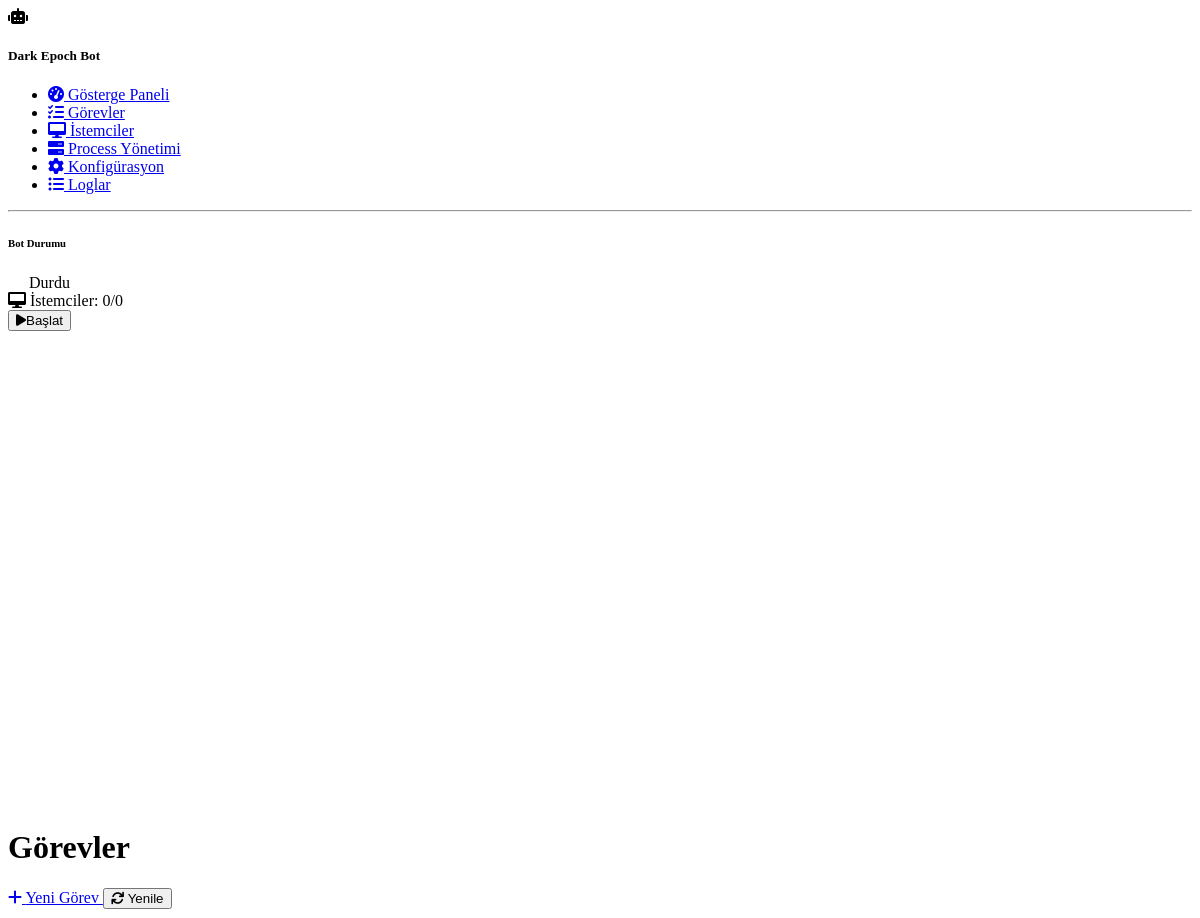
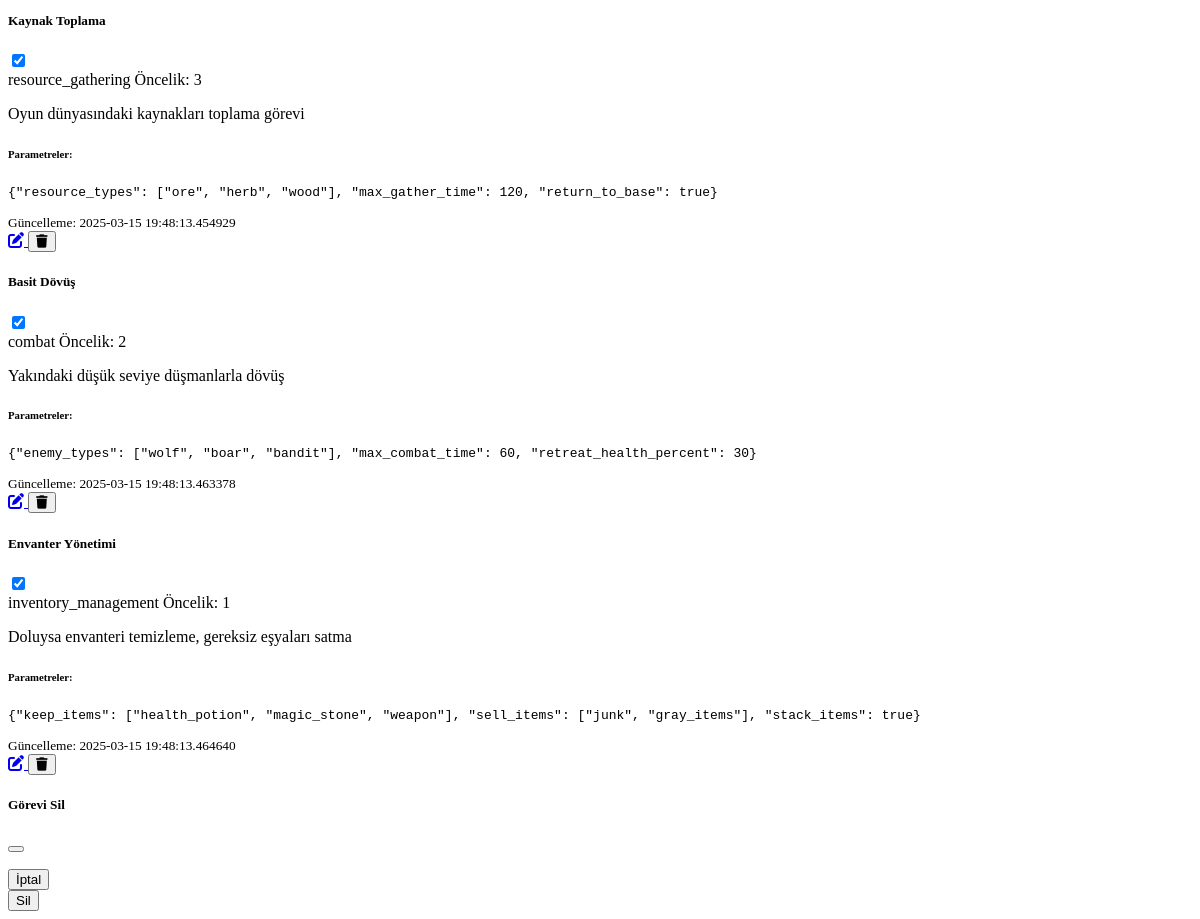
The page /tasks on the database its author committed (2 pictures, top to bottom).
### app.py (models this page shows, shortened)
class Task(db.Model):
    id = db.Column(db.Integer, primary_key=True)
    name = db.Column(db.String(100), nullable=False)
    description = db.Column(db.Text, nullable=True)
    type = db.Column(db.String(50), nullable=False)  # Görev tipi: resource_gathering, combat, etc.
    parameters = db.Column(db.Text, nullable=True)  # JSON formatında görev parametreleri
    priority = db.Column(db.Integer, default=1)
    enabled = db.Column(db.Boolean, default=True)
    created_at = db.Column(db.DateTime, default=datetime.utcnow)
    updated_at = db.Column(db.DateTime, default=datetime.utcnow, onupdate=datetime.utcnow)

### app.py (the view)
@app.route('/tasks')
def task_list():
    tasks = Task.query.order_by(Task.priority.desc(), Task.id).all()
    return render_template('tasks.html', tasks=tasks, bot_status=bot_status)

### templates/tasks.html (shortened to what this page needs)
{% extends 'base.html' %}
{% block content %}
<div class="d-flex justify-content-between flex-wrap flex-md-nowrap align-items-center pb-2 mb-3 border-bottom">
    <h1 class="h2">Görevler</h1>
    <div class="btn-toolbar mb-2 mb-md-0">
        <div class="btn-group me-2">
            <a href="{{ url_for('new_task') }}" class="btn btn-sm btn-outline-primary">
                <i class="fas fa-plus me-1"></i> Yeni Görev
            </a>
            <button type="button" class="btn btn-sm btn-outline-secondary" onclick="window.location.reload()">
                <i class="fas fa-sync me-1"></i> Yenile
            </button>
        </div>
    </div>
</div>
{% if tasks %}
<div class="row">
    {% for task in tasks %}
    <div class="col-md-6 col-xl-4 mb-4">
        <div class="card bg-dark border-secondary task-card h-100">
            <div class="card-header d-flex justify-content-between align-items-center {% if task.enabled %}border-success{% else %}border-danger{% endif %}">
                <h5 class="mb-0">{{ task.name }}</h5>
                <div class="form-check form-switch">
                    <form action="{{ url_for('toggle_task', task_id=task.id) }}" method="POST" id="toggleForm{{ task.id }}">
                        <input class="form-check-input" type="checkbox" id="taskEnabled{{ task.id }}"
                               {% if task.enabled %}checked{% endif %}
                               onchange="document.getElementById('toggleForm{{ task.id }}').submit()">
                    </form>
                </div>
            </div>
            <div class="card-body">
                <div class="mb-3">
                    <span class="badge bg-info">{{ task.type }}</span>
                    <span class="badge bg-primary">Öncelik: {{ task.priority }}</span>
                </div>
                <p class="card-text">{{ task.description }}</p>
                <div class="mt-3">
                    <h6>Parametreler:</h6>
                    <pre class="bg-dark text-light p-2 rounded"><code>{{ task.parameters }}</code></pre>
                </div>
            </div>
            <div class="card-footer d-flex justify-content-between bg-dark border-secondary">
                <small class="text-muted">Güncelleme: {{ task.updated_at }}</small>
                <div>
                    <a href="{{ url_for('edit_task', task_id=task.id) }}" class="btn btn-sm btn-outline-info">
                        <i class="fas fa-edit"></i>
                    </a>
                    <button type="button" class="btn btn-sm btn-outline-danger"
                            onclick="confirmDelete({{ task.id }}, '{{ task.name }}')">
                        <i class="fas fa-trash"></i>
                    </button>
                </div>
            </div>
        </div>
    </div>
    {% endfor %}
</div>
{% else %}
<div class="alert alert-warning">
    Henüz görev oluşturulmamış. Yeni bir görev eklemek için "Yeni Görev" düğmesine tıklayın.
</div>
{% endif %}
<div class="modal fade" id="deleteModal" tabindex="-1" aria-labelledby="deleteModalLabel" aria-hidden="true">
    <div class="modal-dialog">
        <div class="modal-content bg-dark border-danger">
            <div class="modal-header">
                <h5 class="modal-title" id="deleteModalLabel">Görevi Sil</h5>
                <button type="button" class="btn-close" data-bs-dismiss="modal" aria-label="Close"></button>
            </div>
            <div class="modal-footer">
                <button type="button" class="btn btn-secondary" data-bs-dismiss="modal">İptal</button>
                <form id="deleteForm" method="POST">
                    <button type="submit" class="btn btn-danger">Sil</button>
                </form>
            </div>
        </div>
    </div>
</div>
{% endblock %}

### templates/base.html (style rules this page uses)
.task-card { transition: all 0.3s; }

### rows shown on the page
Task: name "Kaynak Toplama", enabled "☑", type "resource_gathering", priority "3", description "Oyun dünyasındaki kaynakları toplama görevi", parameters "{\"resource_types\": [\"ore\", \"herb\", \"wood\"], \"max_gather_time\": 120, \"return_to_base\": true}", updated_at "2025-03-15 19:48:13.454929"
Task: name "Basit Dövüş", enabled "☑", type "combat", priority "2", description "Yakındaki düşük seviye düşmanlarla dövüş", parameters "{\"enemy_types\": [\"wolf\", \"boar\", \"bandit\"], \"max_combat_time\": 60, \"retreat_health_percent\": 30}", updated_at "2025-03-15 19:48:13.463378"
Task: name "Envanter Yönetimi", enabled "☑", type "inventory_management", priority "1", description "Doluysa envanteri temizleme, gereksiz eşyaları satma", parameters "{\"keep_items\": [\"health_potion\", \"magic_stone\", \"weapon\"], \"sell_items\": [\"junk\", \"gray_items\"], \"stack_items\": true}", updated_at "2025-03-15 19:48:13.464640"

### other values the page prints
{{ bot_status.active_clients }} "0"
{{ bot_status.total_clients }} "0"
